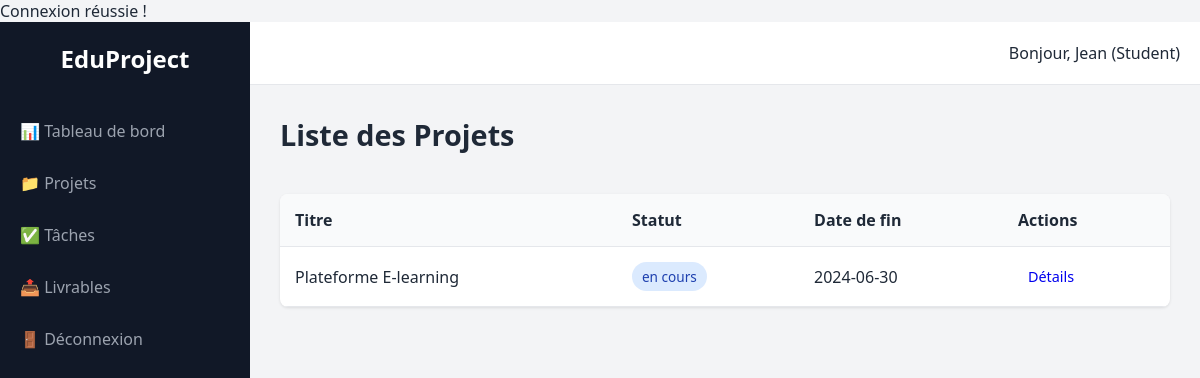
/projects.php (signed in), run on the app's committed database.
### tables this page shows
CREATE TABLE projects (
    id INT AUTO_INCREMENT PRIMARY KEY,
    title VARCHAR(150),
    description TEXT,
    status ENUM('proposé', 'validé', 'en cours', 'en retard', 'livré', 'soutenu', 'clôturé') DEFAULT 'proposé',
    start_date DATE,
    end_date DATE,
    created_by INT,
    supervisor_id INT NULL,
    created_at TIMESTAMP DEFAULT CURRENT_TIMESTAMP,
    FOREIGN KEY (created_by) REFERENCES users(id),
    FOREIGN KEY (supervisor_id) REFERENCES users(id)
);

### projects.php (the view, shortened to what this page needs)
<?php
require_once 'includes/db.php';
$userId = $_SESSION['user_id'];
if (hasRole(['student', 'team_leader'])) {
    $stmt = $pdo->prepare("SELECT p.* FROM projects p JOIN project_members pm ON p.id = pm.project_id WHERE pm.user_id = ?");
    $stmt->execute([$userId]);
} else {
    $stmt = $pdo->query("SELECT * FROM projects");
}
$projects = $stmt->fetchAll();
include 'includes/header.php';
?>
<div class="flex-between">
    <h1>Liste des Projets</h1>
</div>
<table class="data-table">
    <thead>
        <tr>
            <th>Titre</th>
            <th>Statut</th>
            <th>Date de fin</th>
            <th>Actions</th>
        </tr>
    </thead>
    <tbody>
        <?php foreach($projects as $p): ?>
        <tr>
            <td><?= htmlspecialchars($p['title']) ?></td>
            <td><span class="badge status-<?= str_replace(' ', '-', $p['status']) ?>"><?= $p['status'] ?></span></td>
            <td><?= $p['end_date'] ?></td>
            <td><a href="project_detail.php?id=<?= $p['id'] ?>" class="btn btn-small">Détails</a></td>
        </tr>
        <?php endforeach; ?>
    </tbody>
</table>
<?php include 'includes/footer.php'; ?>

### assets/css/style.css (style rules this page uses)
:root { --primary: #1A56DB; --sidebar-bg: #111827; --bg: #F3F4F6; --text: #1F2937; --card-bg: #FFFFFF; }
* { box-sizing: border-box; margin: 0; padding: 0; font-family: 'Segoe UI', Tahoma, Geneva, Verdana, sans-serif; }
body { background-color: var(--bg); color: var(--text); }
h1 { margin-bottom: 20px; font-size: 1.8rem; }
.flex-between { display: flex; justify-content: space-between; align-items: center; margin-bottom: 20px; }
.btn { padding: 10px 20px; border: none; border-radius: 5px; cursor: pointer; text-decoration: none; display: inline-block; }
.btn-small { padding: 5px 10px; font-size: 0.9rem; }
.data-table { width: 100%; border-collapse: collapse; background: var(--card-bg); box-shadow: 0 1px 3px rgba(0,0,0,0.1); border-radius: 8px; overflow: hidden; }
.data-table th, .data-table td { padding: 15px; text-align: left; border-bottom: 1px solid #E5E7EB; }
.data-table th { background: #F9FAFB; font-weight: 600; }
.badge { padding: 5px 10px; border-radius: 20px; font-size: 0.85rem; background: #E5E7EB; color: #374151; }
.status-en-cours { background: #DBEAFE; color: #1E40AF; }

### data on the page
projects: title "Plateforme E-learning", status "en cours", end_date "2024-06-30"

### other printed values
$_SESSION['first_name'] "Jean"
$_SESSION['role'] "Student"
